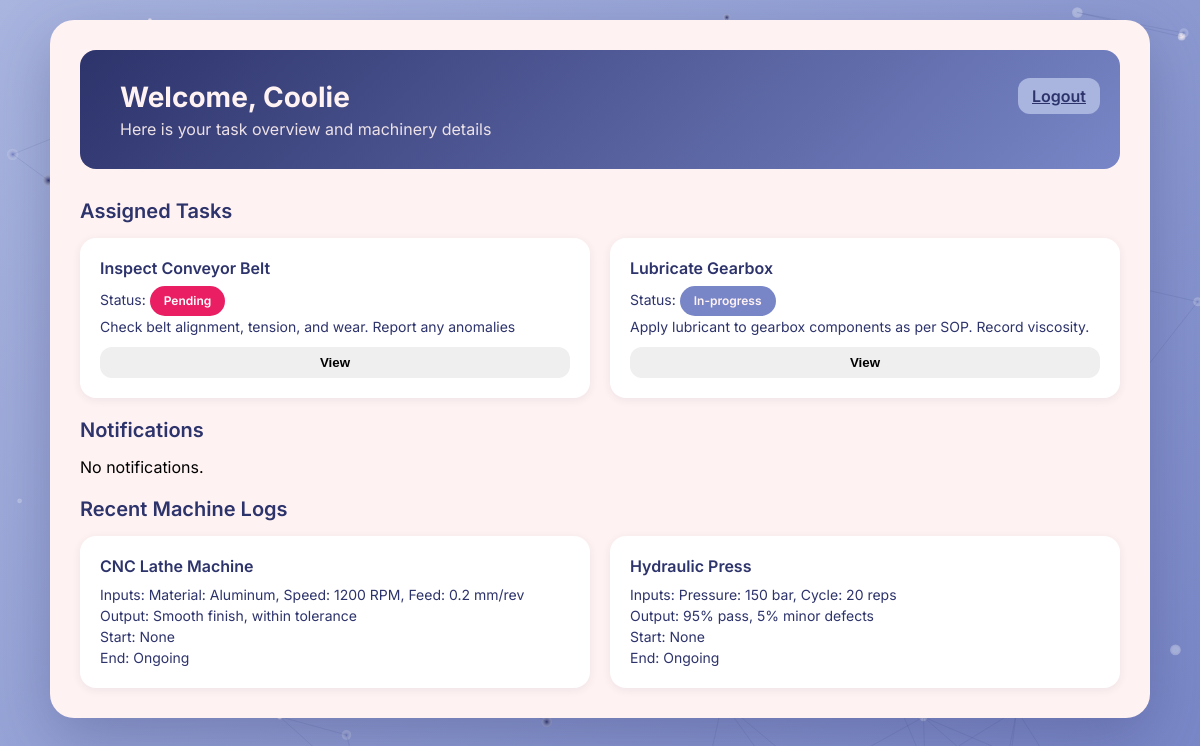
Page /worker/dashboard (signed in) on the earlier database version.
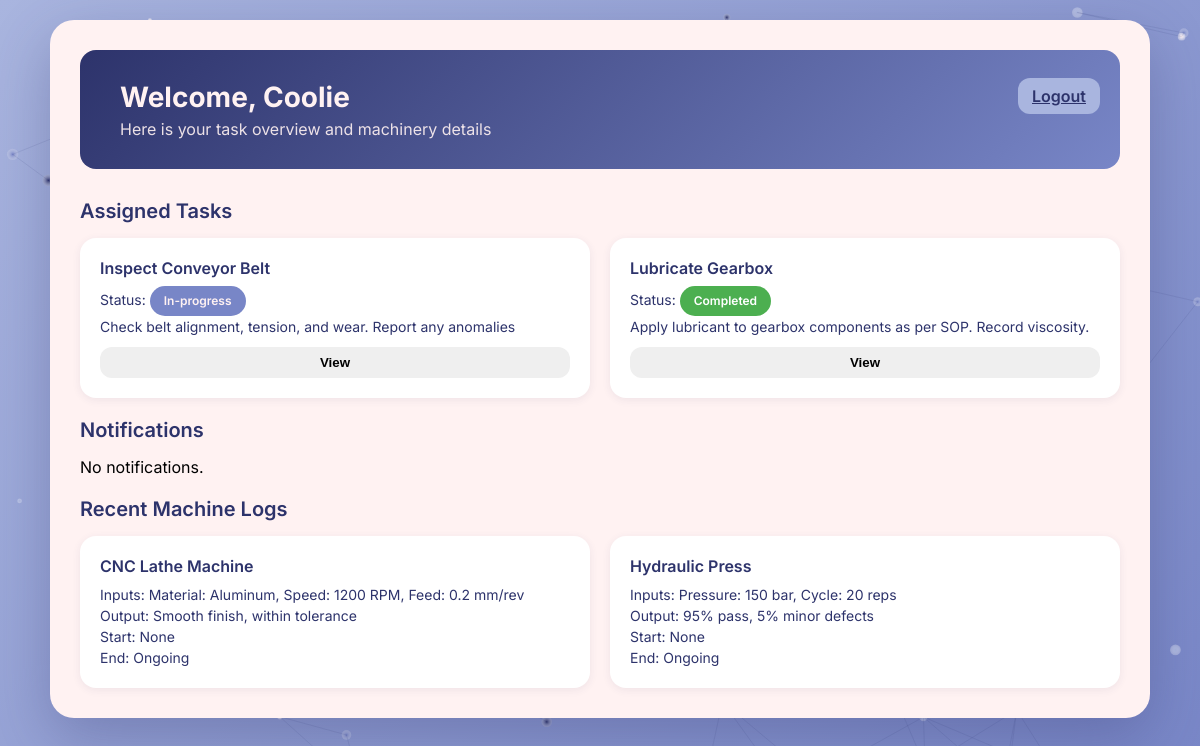
Same page on the later database version.
### application/models.py (models this page shows, shortened)
class Task(db.Model):
    __tablename__ = "tasks"
    id = db.Column(db.Integer, primary_key=True)
    name = db.Column(db.String(150), nullable=False)
    description = db.Column(db.Text, nullable=True)
    status = db.Column(db.String(50), default="pending")
    assigned_worker_id = db.Column(db.Integer, db.ForeignKey("users.id"))
    created_by_supervisor_id = db.Column(db.Integer, db.ForeignKey("users.id"))
    assigned_worker = db.relationship("User", back_populates="tasks", foreign_keys=[assigned_worker_id])
    work_sessions = db.relationship("WorkSession", back_populates="task", cascade="all, delete-orphan")

### application/controllers.py (the view)
    @app.route("/worker/dashboard")
    def worker_dashboard():
        if session.get("role") != "worker":
            flash("Unauthorized access.", "danger")
            return redirect(url_for("login"))
        worker_id = session.get("user_id")
        worker = User.query.get_or_404(worker_id)
        tasks = Task.query.filter_by(assigned_worker_id=worker_id).all()
        notifications = []
        machine_logs = MachineLog.query.filter_by(worker_id=worker_id).order_by(
            MachineLog.timestamp_start.desc()
        ).limit(5).all()
        return render_template(
            "worker_dashboard.html",
            worker=worker,
            tasks=tasks,
            notifications=notifications,
            machine_logs=machine_logs
        )

### templates/worker_dashboard.html (shortened to what this page needs)
<!DOCTYPE html>
<html lang="en">
<head>
  <link rel="stylesheet" href="https://cdnjs.cloudflare.com/ajax/libs/font-awesome/6.4.0/css/all.min.css" />
  <link rel="stylesheet" href="/static/worker_dashboard.css">
</head>
<body>
  <div class="container">
    <div class="header">
      <h1>Welcome, {{ worker.name }}</h1>
      <div class="welcome">Here is your task overview and machinery details</div>
      <a href="{{ url_for('logout') }}" class="btn btn-secondary" style="position:absolute; top:20px; right:20px;">Logout</a>
    </div>
    <div class="section-title">Assigned Tasks</div>
    <div class="tasks-container">
      {% for task in tasks %}
        <div class="task-card">
          <h3>{{ task.name }}</h3>
          <p>Status:
            <span class="status-badge {{ task.status|lower }}">
              {{ task.status|capitalize }}
            </span>
          </p>
          <p>{{ task.description }}</p>
          <form method="GET" action="{{ url_for('task_details', task_id=task.id) }}">
            <button type="submit" class="btn btn-info btn-block full-width-btn">
              View
            </button>
          </form>
        </div>
      {% else %}
        <p>No tasks assigned yet.</p>
      {% endfor %}
    </div>
    <br>
    <div class="section-title">Notifications</div>
    <div class="notifications-container">
      {% if notifications %}
        {% for note in notifications %}
          <div class="notification-card">
            <h3><i class="fas fa-bell"></i> Notification</h3>
            <p>{{ note }}</p>
          </div>
        {% endfor %}
      {% else %}
        <p>No notifications.</p>
      {% endif %}
    </div>
    <br>
    <div class="section-title">Recent Machine Logs</div>
    <div class="machinery-container">
      {% for log in machine_logs %}
        <div class="machine-card">
          <h3>{{ log.machine_name or "Machine" }}</h3>
          <p>Inputs: {{ log.input_params }}</p>
          <p>Output: {{ log.output_quality }}</p>
          <p>Start: {{ log.timestamp_start }}</p>
          <p>End: {{ log.timestamp_end or "Ongoing" }}</p>
        </div>
      {% else %}
        <p>No machine logs yet.</p>
      {% endfor %}
    </div>
  </div>
</body>
</html>

Differences in the rows shown:
changed Task "Inspect Conveyor Belt": status "Pending" → "In-progress"
changed Task "Lubricate Gearbox": status "In-progress" → "Completed"
